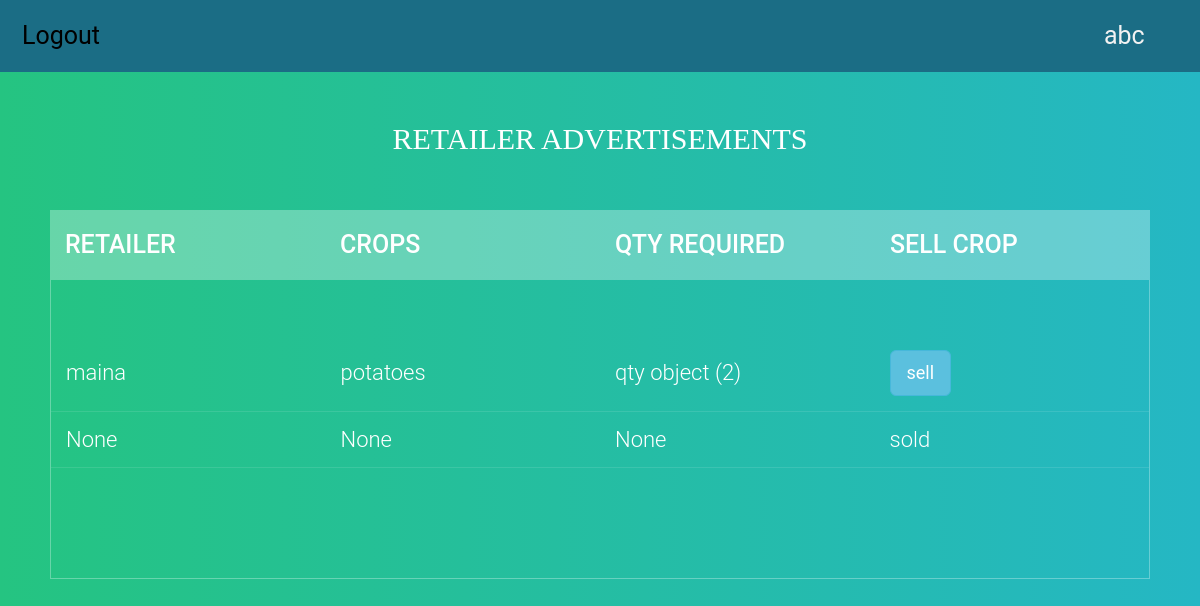
/crop_details_farmer (signed in), run on the app's committed database.
### homepage/models.py (models this page shows)
class r_ad_details(models.Model):
    user = models.ForeignKey(User, default=1)
    retailer_details = models.ForeignKey(retailer,blank=True, null=True)
    crop_details = models.ForeignKey(crop,blank=True, null=True)
    qty_details = models.ForeignKey(qty,blank=True, null=True)
    status_update = models.BooleanField(default = False)

class retailer(models.Model):
    user = models.ForeignKey(User, default=1)
    rname = models.CharField(max_length=250)
    phone = models.IntegerField(default=0)
    address = models.CharField(max_length=500)
    aadhar_no = models.IntegerField(default=0)
    def __str__(self):
        return self.rname

class crop(models.Model):
    cropid = models.AutoField(primary_key=True)
    cname = models.CharField(max_length=250)
    cimage = models.ImageField(upload_to = 'Desktop/', default = 'Desktop/None/no-img.jpg')
    def __str__(self):
        return self.cname

class qty(models.Model):
    fid = models.CharField(max_length=250)
    crop_details =  models.ForeignKey(crop)
    q = models.IntegerField
    price = models.FloatField

### homepage/views.py (the view)
# urls.py: url(r'^crop_details_farmer$', views.crop_details_farmer, name='crop_details_farmer'),
def crop_details_farmer(request):
    posts = r_ad_details.objects.all();
    args = {'posts': posts }
    return render(request, 'homepage/crop_ad_details.html', args)

### homepage/templates/homepage/crop_ad_details.html (shortened to what this page needs)
{% load staticfiles %}
<html>
<head>
  <link rel="stylesheet" href="https://maxcdn.bootstrapcdn.com/bootstrap/3.3.7/css/bootstrap.min.css">
 <link href="{% static 'homepage/tablecss.css' %}" rel="stylesheet">
</head>
<body  id="myPage"  data-spy="scroll" data-target=".navbar" data-offset="60">
<div class="topnav">
     <a  href="{% url 'farmerlogoutt' %}">Logout</a>
    <a class="activee" href="{% url 'farmer_dash' %}"> {{ user }}  </a>
 </div>
<section>
  <h1>Retailer Advertisements</h1>
  <div class="tbl-header">
    <table cellpadding="0" cellspacing="0" border="0">
      <thead>
        <tr>
          <th>RETAILER</th>
          <th>CROPS</th>
          <th>Qty Required</th>
          <th>Sell crop</th>
        </tr>
      </thead>
    </table>
  </div>
  <div class="tbl-content">
    <table cellpadding="0" cellspacing="0" border="0">
      <tbody>
          {% for p in posts %}
        <tr>
          <td>{{ p.retailer_details }}</td>
          <td>{{ p.crop_details }}</td>
          <td>{{ p.qty_details }}</td>
            {%  if  p.status_update  == False %}
             <td><button onclick="window.location.href='sell_crop'" type="button" class="btn btn-info btn-lg" data-toggle="modal" data-target="#myModal">sell</button></td>
            {% else %}
             <td>sold</td>
            {% endif %}
        </tr>
         {% endfor %}
      </tbody>
    </table>
  </div>
</section>
</body>
</html>

### homepage/static/homepage/tablecss.css (style rules this page uses)
h1 { font-size: 30px; color: #fff; text-transform: uppercase; font-weight: 300; font-family: cursive; text-align: center; margin-bottom: 15px; }
table { margin-top: 5%; width:100%; table-layout: fixed; }
.tbl-header { background-color: rgba(255,255,255,0.3); }
.tbl-content { height:300px; overflow-x:auto; margin-top: 0px; border: 1px solid rgba(255,255,255,0.3); }
th { padding: 20px 15px; text-align: left; font-weight: 500; font-size: 25px; color: #fff; text-transform: uppercase; }
td { padding: 15px; text-align: left; vertical-align:middle; font-weight: 300; font-size: 22px; color: #fff; border-bottom: solid 1px rgba(255,255,255,0.1); }
body { background: -webkit-linear-gradient(left, #25c481, #25b7c4); background: linear-gradient(to right, #25c481, #25b7c4); font-family: 'Roboto', sans-serif; }
section { margin: 50px; }

### homepage/templates/homepage/crop_ad_details.html (style rules this page uses)
.topnav { position: relative; }
.topnav { overflow: hidden; background-color: #1b6d85; }
.topnav a { float: left; display: block; color: #f2f2f2; text-align: center; padding: 18px 22px; text-decoration: none; font-size: 25px; }
.activee { margin-left: 80%; }

### data on the page
r_ad_details: retailer_details "maina", crop_details "potatoes", qty_details "qty object (2)", status_update "sell"
r_ad_details: retailer_details "None", crop_details "None", qty_details "None", status_update "sold"

### other printed values
{{ user }} "abc"
